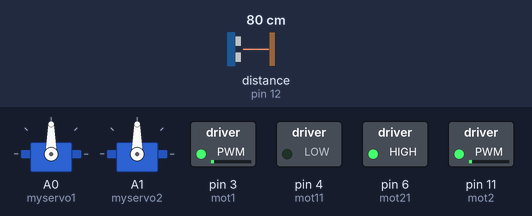
This sketch was run on a simulated Arduino Uno, built with avr-gcc and run on an emulated ATmega328P. On the bench: 2 × servo, switched loads named in the sketch (green lamp = pin HIGH). Inputs (shaded band) come from the test bench; at power-on: distance to the obstacle (sensor on pin 12) 80 cm. The echo pulse lasts 58.3 µs per cm.

Above: at 1.2 s.
1.3 s: distance to the obstacle (sensor on pin 12) set to 29 cm
2.8 s: distance to the obstacle (sensor on pin 12) set to 24 cm
At 3.2 s:
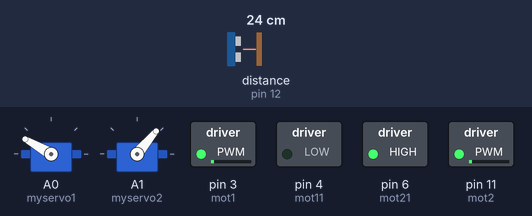
5.8 s: distance to the obstacle (sensor on pin 12) set to 35 cm
At 6.5 s:
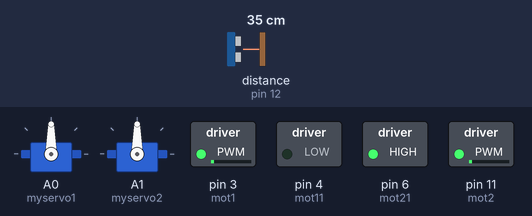
7.4 s: distance to the obstacle (sensor on pin 12) set to 2 cm
At 9.34 s:
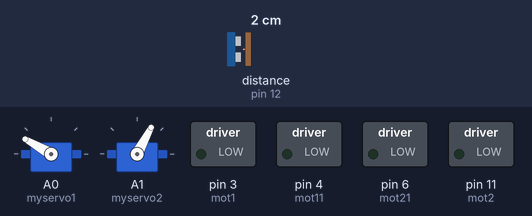
10.4 s: distance to the obstacle (sensor on pin 12) set to 60 cm
At 10.55 s:
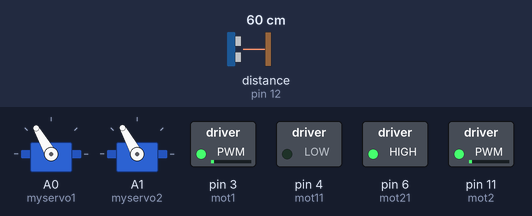
12.1 s: distance to the obstacle (sensor on pin 12) set to 4 cm
At 15.9 s:
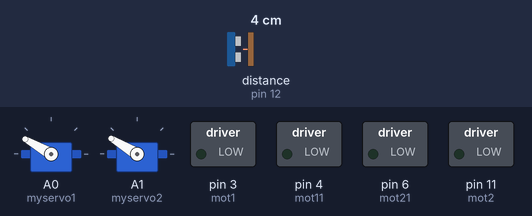
Timing chart, 0 to 16.1 s (numbered marks = the images above; inputs shaded):
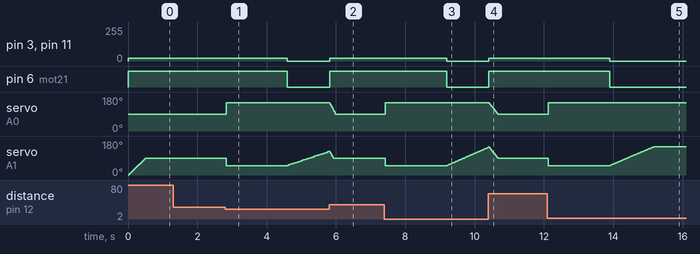

Measured:
- the behaviour switches between 26 and 25 cm on distance to the obstacle (sensor on pin 12) (found by bisection; images 0 and 1)
- after the input at 1.3 s, every drawn part: stays the same
- after the input at 2.8 s, pin 3 (mot1), pin 11 (mot2): 19/255 → 0/255 after 1.8 s; pin 6 (mot21): HIGH → LOW after 1.8 s; servo on A0 (myservo1): 90° → 150° at once
- after the input at 5.8 s, pin 3 (mot1), pin 11 (mot2): 0/255 → 19/255 at once; pin 6 (mot21): LOW → HIGH at once; servo on A0 (myservo1): moves from 150° to 90° over 0.16 s, starting at once
- after the input at 7.4 s, pin 3 (mot1), pin 11 (mot2): 19/255 → 0/255 after 1.8 s; pin 6 (mot21): HIGH → LOW after 1.8 s; servo on A0 (myservo1): 90° → 150° at once
- after the input at 10.4 s, pin 3 (mot1), pin 11 (mot2): 0/255 → 19/255 at once; pin 6 (mot21): LOW → HIGH at once; servo on A0 (myservo1): moves from 150° to 90° over 0.24 s, starting at once
- after the input at 12.1 s, pin 3 (mot1), pin 11 (mot2): 19/255 → 0/255 after 1.8 s; pin 6 (mot21): HIGH → LOW after 1.8 s; servo on A0 (myservo1): 90° → 150° at once

The sketch:

Forest_obstecal_avoid.ino
```cpp
#include <NewPing.h>
#include <Servo.h>

#define TRIG_PIN 10
#define ECHO_PIN 12
#define MAX_DISTANCE 80
#define MAX_SPEED 20 // sets speed of DC  motors

NewPing sonar(TRIG_PIN, ECHO_PIN, MAX_DISTANCE);
Servo myservo1;
Servo myservo2;

#define dir myservo1.write
#define uls myservo2.write
int seru=0,setu=0,setd=90,serd=90;

boolean goesForward = false;
int distance = 100;
int speedSet = 0;
int8_t mot2 = 11, mot21 = 6;
int8_t mot1 = 3, mot11 = 4;
int8_t spd1 = 0, spd2 = 0;
int ct =0, ctt=0;
int distanceR = 0;
int distanceL =  0;

void setup()
{
  pinMode(mot1, OUTPUT); pinMode(mot11, OUTPUT);
  pinMode(mot2, OUTPUT); pinMode(mot21, OUTPUT);

  //Serial.begin(115200);
  myservo1.attach(A0);
  myservo2.attach(A1);
  uls(seru);
  dir(serd);
  distance = readPing();
}

void loop()
{
  switch(distance)
  {
    case 0 ... 25:
      spd1=spd2=0;
      distanceR = lookRight();
      while(ctt<10000){ctt++;}
      distanceL = lookLeft();
      while(ctt<10000){ctt++;}
      spd1=spd2=0;
      if (distanceR >= distanceL) { while (ct<=10000) {ct++;setd=150;dir(serd);setu=50;uls(seru);servo_filter(); moveForward();applyspeed();  }}           //r=120//l=50
      else if(distanceR < distanceL){ while (ct<=10000) {ct++;setd=30;dir(serd);setu=150;uls(seru);servo_filter(); moveForward();applyspeed();  }}
      else { while (ct<=10000) {ct++;setd=50;dir(serd);setu=90;uls(seru);servo_filter(); moveForward();applyspeed();  }}
      break;
    default: setd=setu=90;dir(serd);uls(seru);ct = 0;moveForward();break;
  }
  distance = readPing();
  servo_filter();
  applyspeed();

}
void servo_filter()
{
  if(serd<setd)serd++;else if(serd>setd)serd--;else serd=setd;
  if(seru<setu)seru++;else if(seru>setu)seru--;else seru=setu;
}
int lookRight(){ctt=0;setu=50;uls(seru);servo_filter();int distanceR = readPing();return distanceR;}
int lookLeft() {ctt=0;setu=150;uls(seru);servo_filter();int distanceL = readPing();return distanceL;}

int readPing() {int cm = sonar.ping_cm();if (cm == 0) {cm = 250;}  return cm;}

void moveForward() {for (speedSet = 0; speedSet < MAX_SPEED; speedSet++) {spd1 = spd2 = speedSet;}}
void moveBackward() {for (speedSet = 0; speedSet < MAX_SPEED; speedSet++) {spd1 = spd2 = -speedSet;}}
```

Z_applyspeed.ino
```cpp
/*
*
* Function Name:  applyspeed()
* Input:          none
* Output:         speed and direction of the motor
* Logic:          here if the speed of motor is positive the one direction and the negative then another direction and default for stop the motion
* Example Call:   applyspeed()
*
*/
void applyspeed()
{
  switch (spd1)
  {
    case -255 ... -1:    analogWrite(mot1, -spd1); digitalWrite(mot11 , HIGH);      break;
    case 1 ... 255:      analogWrite(mot1, spd1); digitalWrite(mot11 , LOW);     break;
    default:             analogWrite(mot1, 0);     digitalWrite(mot11 , LOW);      break;
  }
  switch (spd2)
  {
    case -255 ... -1:    analogWrite(mot2, -spd2); digitalWrite(mot21 , LOW);    break;
    case 1 ... 255:      analogWrite(mot2, spd2); digitalWrite(mot21 , HIGH);     break;
    default:             analogWrite(mot2, 0); digitalWrite(mot21 , LOW);        break;
  }
}
```
